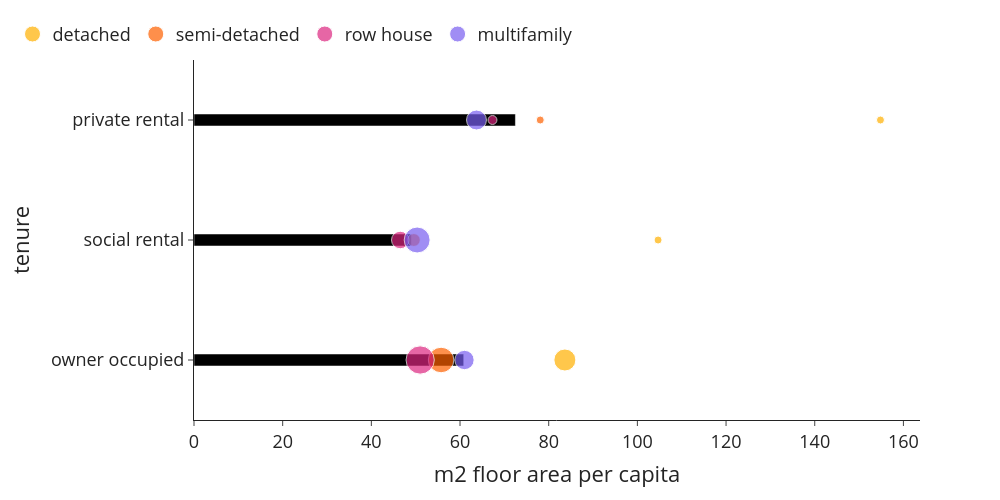

The notebook cell saved with this chart:
### Code cell
bubblechart((use['size'+year+'_w1']*use['n_hhd']), use['n_hhdmem'+year], use['n_hhd'], 0, 1, 'm2 floor area per capita', class_name_long, 'm2_per_cap_class_type')

### Figure 1 — Plotly figure (JSON) as saved in the notebook; plotly's stock layout.template omitted (floating-point values rounded to 4 significant figures)
{"data": [{"alignmentgroup": "True", "hovertemplate": "m2 floor area per capita=%{x}<br>tenure=%{y}<extra></extra>", "legendgroup": "", "marker": {"color": "#000000", "pattern": {"shape": ""}}, "name": "", "offsetgroup": "", "orientation": "h", "showlegend": false, "textposition": "auto", "type": "bar", "x": [60.83, 49.0, 72.49], "xaxis": "x", "y": ["owner occupied", "social rental", "private rental"], "yaxis": "y"}, {"legendrank": 0, "marker": {"color": "#ffb000", "size": [962560, 3460, 67015], "sizemin": 4, "sizemode": "area", "sizeref": 3983.0}, "mode": "markers", "name": "detached", "showlegend": true, "type": "scatter", "x": [83.65, 104.7, 154.8], "y": ["owner occupied", "social rental", "private rental"]}, {"legendrank": 1, "marker": {"color": "#fe6100", "size": [1299520, 329080, 91650], "sizemin": 4, "sizemode": "area", "sizeref": 3983.0}, "mode": "markers", "name": "semi-detached", "showlegend": true, "type": "scatter", "x": [55.73, 49.59, 78.09], "y": ["owner occupied", "social rental", "private rental"]}, {"legendrank": 2, "marker": {"color": "#dc267f", "size": [1593095, 609915, 158020], "sizemin": 4, "sizemode": "area", "sizeref": 3983.0}, "mode": "markers", "name": "row house", "showlegend": true, "type": "scatter", "x": [51.01, 46.52, 67.32], "y": ["owner occupied", "social rental", "private rental"]}, {"legendrank": 3, "marker": {"color": "#785ef0", "size": [744580, 1340030, 790115], "sizemin": 4, "sizemode": "area", "sizeref": 3983.0}, "mode": "markers", "name": "multifamily", "showlegend": true, "type": "scatter", "x": [61.0, 50.33, 63.71], "y": ["owner occupied", "social rental", "private rental"]}], "layout": {"bargap": 0.9, "barmode": "relative", "font": {"size": 18}, "height": 500, "legend": {"orientation": "h", "tracegroupgap": 0, "x": -0.25, "xanchor": "left", "y": 1.02, "yanchor": "bottom"}, "margin": {"t": 60}, "width": 1000, "xaxis": {"anchor": "y", "domain": [0, 1], "title": {"text": "m2 floor area per capita"}}, "yaxis": {"anchor": "x", "domain": [0, 1], "title": {"text": "tenure"}}}}
